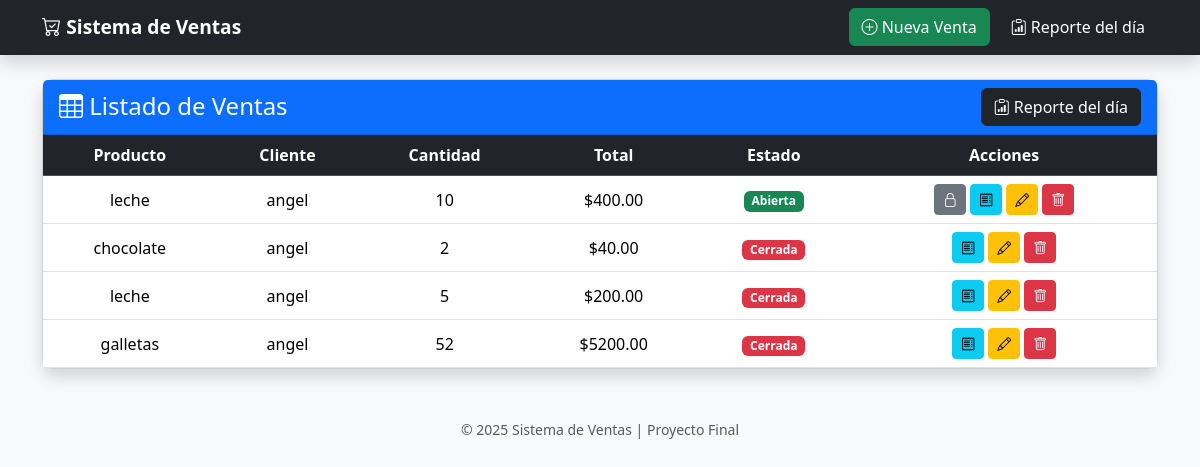
The page / on the database its author committed.
### ventas/models.py (models this page shows, shortened)
class Venta(models.Model):
    producto = models.CharField(max_length=100)
    cliente = models.CharField(max_length=100)
    cantidad = models.IntegerField()
    precio_unitario = models.DecimalField(max_digits=10, decimal_places=2)
    total = models.DecimalField(max_digits=10, decimal_places=2, default=0)
    cerrada = models.BooleanField(default=False)
    fecha = models.DateTimeField(auto_now_add=True)

### ventas/views.py (the view)
# urls.py: path('', views.lista_ventas, name='lista_ventas'),
def lista_ventas(request):
    ventas = Venta.objects.all().order_by('-fecha')
    return render(request, 'ventas/lista.html', {'ventas': ventas})

### ventas/templates/ventas/lista.html
{% extends 'ventas/base.html' %}
{% block content %}
<div class="card shadow">
    <div class="card-header bg-primary text-white d-flex justify-content-between align-items-center">
        <h4 class="mb-0">
            <i class="bi bi-table"></i> Listado de Ventas
        </h4>
        <a href="{% url 'reporte_diario_pdf' %}" class="btn btn-dark">
            <i class="bi bi-clipboard-data"></i> Reporte del día
        </a>
    </div>
    <div class="card-body p-0">
        <table class="table table-hover mb-0 text-center align-middle">
            <thead class="table-dark">
                <tr>
                    <th>Producto</th>
                    <th>Cliente</th>
                    <th>Cantidad</th>
                    <th>Total</th>
                    <th>Estado</th>
                    <th>Acciones</th>
                </tr>
            </thead>
            <tbody>
                {% for v in ventas %}
                <tr>
                    <td>{{ v.producto }}</td>
                    <td>{{ v.cliente }}</td>
                    <td>{{ v.cantidad }}</td>
                    <td>${{ v.total }}</td>
                    <td>
                        {% if v.cerrada %}
                            <span class="badge bg-danger">Cerrada</span>
                        {% else %}
                            <span class="badge bg-success">Abierta</span>
                        {% endif %}
                    </td>
                    <td class="d-flex gap-1 justify-content-center">
                        {% if not v.cerrada %}
                        <a href="{% url 'cerrar_venta' v.id %}" class="btn btn-secondary btn-sm">
                            <i class="bi bi-lock"></i>
                        </a>
                        {% endif %}
                        <a href="{% url 'ticket_pdf' v.id %}" class="btn btn-info btn-sm">
                            <i class="bi bi-receipt"></i>
                        </a>
                        <a href="{% url 'editar_venta' v.id %}" class="btn btn-warning btn-sm">
                            <i class="bi bi-pencil"></i>
                        </a>
                        <a href="{% url 'eliminar_venta' v.id %}" class="btn btn-danger btn-sm">
                            <i class="bi bi-trash"></i>
                        </a>
                    </td>
                </tr>
                {% empty %}
                <tr>
                    <td colspan="6">No hay ventas registradas</td>
                </tr>
                {% endfor %}
            </tbody>
        </table>
    </div>
</div>
{% endblock %}

### ventas/templates/ventas/base.html (shortened to what this page needs)
{% load static %}
<!DOCTYPE html>
<html lang="es">
<head>
    <link href="https://cdn.jsdelivr.net/npm/bootstrap@5.3.2/dist/css/bootstrap.min.css" rel="stylesheet">
    <link href="https://cdn.jsdelivr.net/npm/bootstrap-icons/font/bootstrap-icons.css" rel="stylesheet">
    <link rel="stylesheet" href="{% static 'ventas/css/estilos.css' %}">
</head>
<body class="bg-light">
<nav class="navbar navbar-expand-lg navbar-dark bg-dark shadow">
    <div class="container">
        <a class="navbar-brand fw-bold" href="{% url 'lista_ventas' %}">
            <i class="bi bi-cart-check"></i> Sistema de Ventas
        </a>
        <div class="d-flex gap-2">
            <a href="{% url 'agregar_venta' %}" class="btn btn-success">
                <i class="bi bi-plus-circle"></i> Nueva Venta
            </a>
            <a href="{% url 'reporte_diario_pdf' %}" class="btn btn-dark">
                <i class="bi bi-clipboard-data"></i> Reporte del día
            </a>
        </div>
    </div>
</nav>
<div class="container mt-4">
    {% block content %}
    {% endblock %}
</div>
<footer class="text-center text-muted mt-5 mb-3">
    <small>© 2025 Sistema de Ventas | Proyecto Final</small>
</footer>
</body>
</html>

### ventas/static/ventas/estilos.css (style rules this page uses)
body { background-color: #eef1f5; font-family: 'Segoe UI', sans-serif; }
.navbar-brand { font-size: 1.2rem; }
.card { border-radius: 12px; }
.card-header { border-top-left-radius: 12px; border-top-right-radius: 12px; }
table th, table td { vertical-align: middle; }

### rows shown on the page
Venta: producto "leche", cliente "angel", cantidad "10", total "400.00", cerrada "Abierta"
Venta: producto "chocolate", cliente "angel", cantidad "2", total "40.00", cerrada "Cerrada"
Venta: producto "leche", cliente "angel", cantidad "5", total "200.00", cerrada "Cerrada"
Venta: producto "galletas", cliente "angel", cantidad "52", total "5200.00", cerrada "Cerrada"
